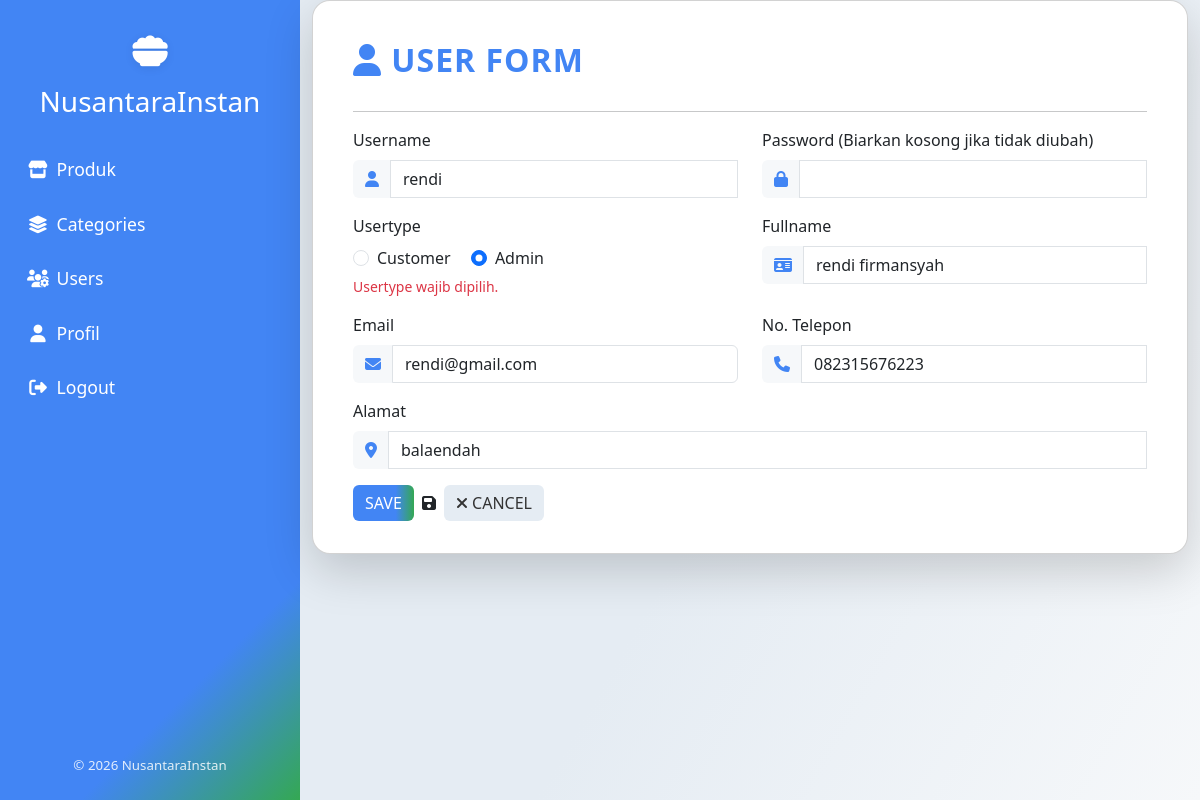
Page /index.php/users/edit/2 on the committed database.
### tables this page shows
CREATE TABLE `users` (
  `userid` int(11) NOT NULL,
  `username` varchar(50) NOT NULL,
  `usertype` varchar(100) NOT NULL DEFAULT 'Customer',
  `password` varchar(255) NOT NULL,
  `fullname` varchar(100) NOT NULL,
  `email` varchar(100) NOT NULL,
  `phone` varchar(20) NOT NULL,
  `address` varchar(255) NOT NULL,
  `photo` varchar(200) NOT NULL DEFAULT 'default.png'
);

### application/controllers/users.php (called while the page is built, shortened)
<?php
class Users extends CI_Controller {
    public function __construct()
    {
        $this->load->model('Users_model');
    }
    public function edit($userid)
    {
        $data['user']=$this->Users_model->read_by($userid);
        $this->load->view('users/user_form',$data);
    }
}

### index.php (called while the page is built, shortened)
<?php
require_once BASEPATH.'core/CodeIgniter.php';

### application/models/users_model.php (called while the page is built, shortened)
<?php
class Users_model extends CI_Model {
    public function read_by($userid)
    {
        $this->db->where('userid', $userid);
        $query = $this->db->get('users');
        return $query->row();
    }
}

### application/views/users/user_form.php (the view, shortened to what this page needs)
<!doctype html>
<html lang="en">
<head>
    <link href="https://cdn.jsdelivr.net/npm/bootstrap@5.3.3/dist/css/bootstrap.min.css" rel="stylesheet">
    <link rel="stylesheet" href="https://cdnjs.cloudflare.com/ajax/libs/animate.css/4.1.1/animate.min.css"/>
    <link href="https://cdnjs.cloudflare.com/ajax/libs/font-awesome/6.5.0/css/all.min.css" rel="stylesheet">
</head>
<body>
<div class="container-fluid">
    <div class="row min-vh-100">
        <nav class="col-lg-3 col-md-4 sidebar d-flex flex-column align-items-center py-4 position-relative animate__animated animate__fadeInLeft">
            <div class="brand-logo mb-2">
                <i class="fa-solid fa-bowl-food"></i>
            </div>
            <h3 class="mb-4 text-center">NusantaraInstan</h3>
            <ul class="nav flex-column w-100 px-2">
                <li class="nav-item">
                    <a class="nav-link <?= uri_string()=='products'?'active':'' ?>" href="<?=site_url('products')?>">
                        <i class="fa-solid fa-store"></i> Produk
                    </a>
                </li>
                <li class="nav-item">
                    <a class="nav-link <?= uri_string()=='categories'?'active':'' ?>" href="<?=site_url('categories')?>">
                        <i class="fa-solid fa-layer-group"></i> Categories
                    </a>
                </li>
                <li class="nav-item">
                    <a class="nav-link <?= uri_string()=='users'?'active':'' ?>" href="<?=site_url('users')?>">
                        <i class="fa-solid fa-users-gear"></i> Users
                    </a>
                </li>
                <li class="nav-item">
                    <a class="nav-link <?= uri_string()=='users/profile'?'active':'' ?>" href="<?=site_url('users/profile')?>">
                        <i class="fa-solid fa-user"></i> Profil
                    </a>
                </li>
                <li class="nav-item">
                    <a class="nav-link" href="<?=site_url('auth/logout')?>">
                        <i class="fa-solid fa-right-from-bracket"></i> Logout
                    </a>
                </li>
            </ul>
            <div class="sidebar-footer mt-auto">
                <small>&copy; <?=date('Y')?> NusantaraInstan</small>
            </div>
        </nav>
        <main class="col-lg-9 col-md-8 main-content">
            <div class="user-form-card card shadow-lg w-100 animate__animated animate__fadeInRight">
                <h2 class="form-section-title mb-3"><i class="fa-solid fa-user"></i> USER FORM</h2>
                <hr>
                <?php
                $username = $usertype = $fullname = $email = $phone = $address = '';
                if (isset($user)) {
                    $username = $user->username ?? '';
                    $usertype = $user->usertype ?? '';
                    $fullname = $user->fullname ?? '';
                    $email    = $user->email ?? '';
                    $phone    = $user->phone ?? '';
                    $address  = $user->address ?? '';
                }
                ?>
                <form action="" method="post" class="needs-validation" novalidate>
                    <div class="row">
                        <div class="col-md-6 mb-3">
                            <label class="form-label">Username</label>
                            <div class="input-group">
                                <span class="input-group-text"><i class="fa-solid fa-user icon-form"></i></span>
                                <input type="text" name="username" value="<?= $username ?>" class="form-control" required>
                            </div>
                        </div>
                        <div class="col-md-6 mb-3">
                            <label class="form-label">Password <?= isset($user) ? '(Biarkan kosong jika tidak diubah)' : '' ?></label>
                            <div class="input-group">
                                <span class="input-group-text"><i class="fa-solid fa-lock icon-form"></i></span>
                                <input type="password" name="password" class="form-control" <?= isset($user) ? '' : 'required' ?>>
                            </div>
                        </div>
                        <div class="col-md-6 mb-3">
                            <label class="form-label">Usertype</label>
                            <div>
                                <div class="form-check form-check-inline">
                                    <input class="form-check-input" type="radio" name="usertype" value="Customer" id="customer" <?= ($usertype == "Customer") ? 'checked' : '' ?> required>
                                    <label class="form-check-label" for="customer">Customer</label>
                                </div>
                                <div class="form-check form-check-inline">
                                    <input class="form-check-input" type="radio" name="usertype" value="Admin" id="admin" <?= ($usertype == "Admin") ? 'checked' : '' ?> required>
                                    <label class="form-check-label" for="admin">Admin</label>
                                </div>
                                <div class="invalid-feedback d-block">Usertype wajib dipilih.</div>
                            </div>
                        </div>
                        <div class="col-md-6 mb-3">
                            <label class="form-label">Fullname</label>
                            <div class="input-group">
                                <span class="input-group-text"><i class="fa-solid fa-id-card icon-form"></i></span>
                                <input type="text" name="fullname" value="<?= $fullname ?>" class="form-control" required>
                            </div>
                        </div>
                        <div class="col-md-6 mb-3">
                            <label class="form-label">Email</label>
                            <div class="input-group">
                                <span class="input-group-text"><i class="fa-solid fa-envelope icon-form"></i></span>
                                <input type="email" name="email" value="<?= $email ?>" class="form-control">
                            </div>
                        </div>
                        <div class="col-md-6 mb-3">
                            <label class="form-label">No. Telepon</label>
                            <div class="input-group">
                                <span class="input-group-text"><i class="fa-solid fa-phone icon-form"></i></span>
                                <input type="text" name="phone" value="<?= $phone ?>" class="form-control" required>
                            </div>
                        </div>
                        <div class="col-md-12 mb-3">
                            <label class="form-label">Alamat</label>
                            <div class="input-group">
                                <span class="input-group-text"><i class="fa-solid fa-location-dot icon-form"></i></span>
                                <input type="text" name="address" value="<?= $address ?>" class="form-control" required>
                            </div>
                        </div>
                    </div>
                    <div class="d-flex gap-2 align-items-center">
                        <input type="submit" class="btn btn-primary" name="submit" value="SAVE">
                            <i class="fa-solid fa-floppy-disk"></i>
                                <a href="<?= site_url('users') ?>" class="btn btn-secondary">
                            <i class="fa-solid fa-xmark"></i> CANCEL
                                </a>
                    </div>
                </form>
            </div>
        </main>
    </div>
</div>

### application/views/users/user_form.php (style rules this page uses)
body { background: linear-gradient(120deg, #e5ecf3 60%, #f6f8fa 100%); min-height: 100vh; }
.sidebar { background: linear-gradient(135deg, #4285f4 80%, #34a853 100%); min-height: 100vh; color: #fff; padding: 0; }
.sidebar .nav-link { color: #fff; font-weight: 500; font-size: 1.1em; border-radius: 8px; margin: 6px 0; transition: background 0.2s, color 0.2s; }
.sidebar .nav-link i { width: 28px; text-align: center; }
.brand-logo { font-size: 2.2rem; margin-bottom: 10px; color: #fff; text-shadow: 0 2px 10px rgba(0,0,0,0.08); }
.sidebar .sidebar-footer { position: absolute; bottom: 24px; left: 0; width: 100%; text-align: center; font-size: 0.95em; opacity: 0.85; }
.main-content { min-height: 100vh; background: transparent; display: flex; align-items: flex-start; justify-content: center; padding-top: 0 !important; }
.user-form-card { border-radius: 18px; background: #fff; box-shadow: 0 6px 32px rgba(66,133,244,0.10); margin-top: 0 !important; width: 100%; max-width: 1100px; padding: 2.5rem 2.5rem 2rem 2.5rem; position: relative; }
.form-section-title { font-weight: bold; letter-spacing: 1px; color: #4285f4; margin-bottom: 0.5rem; }
.btn-primary { background: linear-gradient(90deg, #4285f4 70%, #34a853 100%); border: none; }
.btn-secondary { background: #e5ecf3; color: #333; border: none; }
.form-label { font-weight: 500; }
.input-group-text { background: #f6f8fa; border: none; }
.icon-form { color: #4285f4; }

### rows in the picture
users: username "rendi", usertype "☐ Customer", usertype "☑ Admin", fullname "rendi firmansyah", email "rendi@gmail.com", phone "082315676223", address "balaendah"
